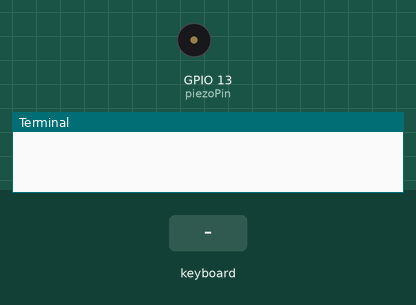
Recording of a program running on a simulated Raspberry Pi (BCM pin numbers). On the bench: buzzer (waves = sounding), the last lines printed to the terminal. Inputs (shaded band) come from the test bench.

Above: at 1.2 s.
1.3 s: key "a" typed on the keyboard
At 1.45 s:
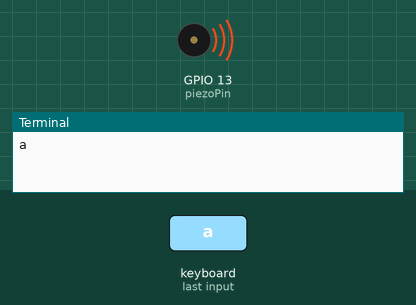
3.1 s: key "s" typed on the keyboard
At 3.9 s:
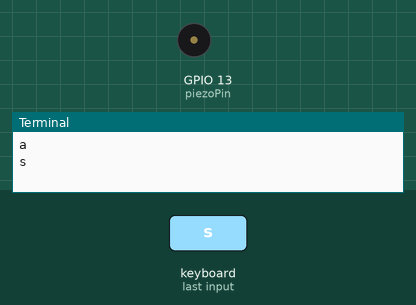
4.6 s: key "d" typed on the keyboard
At 4.75 s:
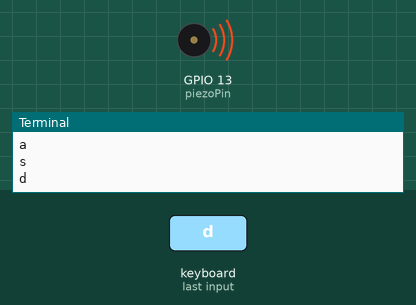
Timing chart, 0 to 7.6 s (numbered marks = the images above; inputs shaded):
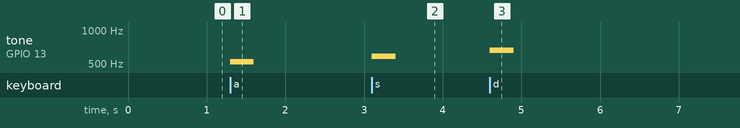

Measured:
- after the input at 1.3 s, tone on GPIO 13 (piezoPin): silent → 523 Hz at once, → silent 0.30 s later
- after the input at 3.1 s, tone on GPIO 13 (piezoPin): silent → 587 Hz at once, → silent 0.30 s later
- after the input at 4.6 s, tone on GPIO 13 (piezoPin): silent → 659 Hz at once, → silent 0.30 s later

The program:

pwmTest2.py
```python
import RPi.GPIO as GPIO
import time
import getch

piezoPin = 13
do = 523
le = 587
me = 659
pa = 698
sol = 784
la = 880
si = 988
do_ = 1046

GPIO.setmode(GPIO.BCM)
GPIO.setup(piezoPin, GPIO.OUT)

s = GPIO.PWM(piezoPin, 1000)

try:
	while True:
		ch = getch.getch()
		print(ch)
		if ch not in ['a','s','d','f','g','h','j','k','A','S','D','F','G','H','J','K']:
			continue
		if(ch == 'a'):
			s.ChangeFrequency(do)
		elif(ch == 's'):
			s.ChangeFrequency(le)
		elif(ch == 'd'):
			s.ChangeFrequency(me)
		elif(ch == 'f'):
			s.ChangeFrequency(pa)
		elif(ch == 'g'):
			s.ChangeFrequency(sol)
		elif(ch == 'h'):
			s.ChangeFrequency(la)
		elif(ch == 'j'):
			s.ChangeFrequency(si)
		elif(ch == 'k'):
			s.ChangeFrequency(do_)
		s.start(50)
		time.sleep(0.3)
		s.stop()

except KeyboardInterrupt:
	GPIO.cleanup()
```
